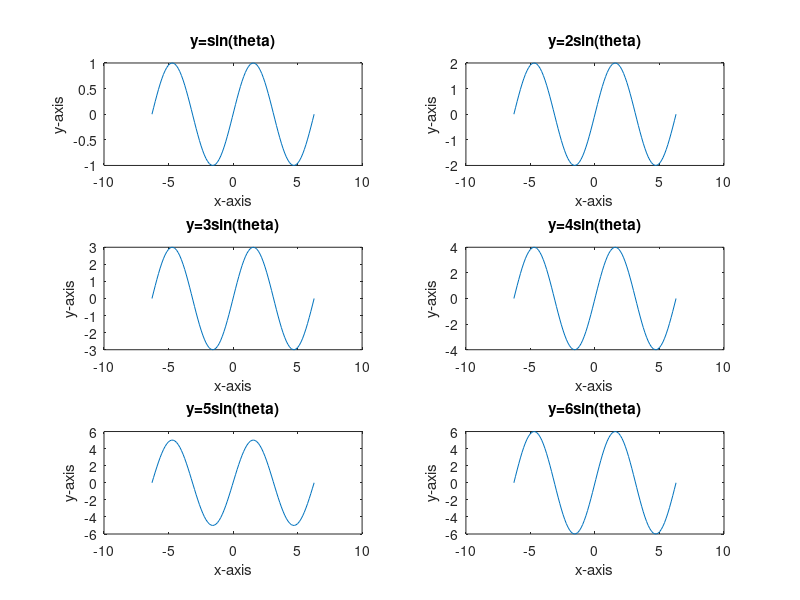

Reproduce this figure in MATLAB.
% Chapter 11, Problem 1
function Ch_11_P_01 

clear
clc
close all
% 11-1	Write a script that creates six sub-plots in two columns 
% each with three rows.  Each plot should have an appropriate title  
% and labels on the x and y axes. The plot in the top left sub-plot  
% should be y = cos(?) for values of  ? from -2? to 2?.  Subsequent  
% plots going across the rows before going down the columns should  
% be of y = 2cos(?), y = 3cos(?) etc. to y = 6cos(?) over the same  
% range of ?.

theta= linspace(-2*pi,2*pi,100)

subplot(3,2,1)
plot(theta, sin(theta))
title ('y=sin(theta)')
xlabel x-axis
ylabel y-axis

subplot(3,2,2)
plot(theta, 2*sin(theta))
title ('y=2sin(theta)')
xlabel x-axis
ylabel y-axis

subplot(3,2,3)
plot(theta, 3*sin(theta))
title ('y=3sin(theta)')
xlabel x-axis
ylabel y-axis

subplot(3,2,4)
plot(theta, 4*sin(theta))
title ('y=4sin(theta)')
xlabel x-axis
ylabel y-axis

subplot(3,2,5)
plot(theta, 5*sin(theta))
title ('y=5sin(theta)')
xlabel x-axis
ylabel y-axis

subplot(3,2,6)
plot(theta, 6*sin(theta))
title ('y=6sin(theta)')
xlabel x-axis
ylabel y-axis
% %%%%%%%%%%%%%%%%%%%%%%%%%%%%%%%%%%%%%%%%%
% 
